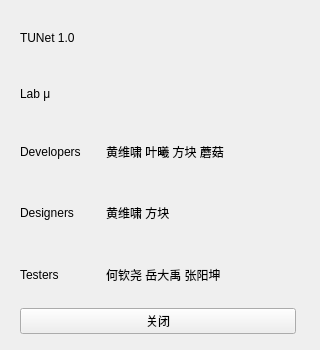
<?xml version="1.0" encoding="UTF-8"?>
<ui version="4.0">
 <class>AboutUi</class>
 <widget class="QWidget" name="AboutUi">
  <property name="geometry">
   <rect>
    <x>0</x>
    <y>0</y>
    <width>320</width>
    <height>350</height>
   </rect>
  </property>
  <property name="minimumSize">
   <size>
    <width>320</width>
    <height>350</height>
   </size>
  </property>
  <property name="maximumSize">
   <size>
    <width>320</width>
    <height>350</height>
   </size>
  </property>
  <property name="windowTitle">
   <string>About</string>
  </property>
  <property name="styleSheet">
   <string notr="true"/>
  </property>
  <widget class="QWidget" name="background" native="true">
   <property name="geometry">
    <rect>
     <x>0</x>
     <y>0</y>
     <width>320</width>
     <height>350</height>
    </rect>
   </property>
   <widget class="QWidget" name="layoutWidget">
    <property name="geometry">
     <rect>
      <x>20</x>
      <y>13</y>
      <width>276</width>
      <height>321</height>
     </rect>
    </property>
    <layout class="QVBoxLayout" name="verticalLayout_4">
     <item>
      <layout class="QHBoxLayout" name="horizontalLayout">
       <item>
        <layout class="QVBoxLayout" name="verticalLayout_3">
         <item>
          <widget class="QLabel" name="tunet">
           <property name="text">
            <string>TUNet 1.0</string>
           </property>
          </widget>
         </item>
         <item>
          <widget class="QLabel" name="labmu">
           <property name="text">
            <string>Lab μ</string>
           </property>
          </widget>
         </item>
        </layout>
       </item>
       <item>
        <widget class="QWidget" name="logo" native="true">
         <property name="sizePolicy">
          <sizepolicy hsizetype="Preferred" vsizetype="Preferred">
           <horstretch>0</horstretch>
           <verstretch>0</verstretch>
          </sizepolicy>
         </property>
         <property name="minimumSize">
          <size>
           <width>110</width>
           <height>105</height>
          </size>
         </property>
         <property name="maximumSize">
          <size>
           <width>110</width>
           <height>105</height>
          </size>
         </property>
        </widget>
       </item>
      </layout>
     </item>
     <item>
      <layout class="QHBoxLayout" name="horizontalLayout_2">
       <item>
        <layout class="QVBoxLayout" name="verticalLayout">
         <item>
          <widget class="QLabel" name="developers">
           <property name="minimumSize">
            <size>
             <width>80</width>
             <height>0</height>
            </size>
           </property>
           <property name="maximumSize">
            <size>
             <width>80</width>
             <height>16777215</height>
            </size>
           </property>
           <property name="text">
            <string>Developers</string>
           </property>
          </widget>
         </item>
         <item>
          <widget class="QLabel" name="designers">
           <property name="minimumSize">
            <size>
             <width>80</width>
             <height>0</height>
            </size>
           </property>
           <property name="maximumSize">
            <size>
             <width>80</width>
             <height>16777215</height>
            </size>
           </property>
           <property name="text">
            <string>Designers</string>
           </property>
          </widget>
         </item>
         <item>
          <widget class="QLabel" name="testers">
           <property name="minimumSize">
            <size>
             <width>80</width>
             <height>0</height>
            </size>
           </property>
           <property name="maximumSize">
            <size>
             <width>80</width>
             <height>16777215</height>
            </size>
           </property>
           <property name="text">
            <string>Testers</string>
           </property>
          </widget>
         </item>
        </layout>
       </item>
       <item>
        <layout class="QVBoxLayout" name="verticalLayout_2">
         <item>
          <widget class="QLabel" name="developersnames">
           <property name="contextMenuPolicy">
            <enum>Qt::DefaultContextMenu</enum>
           </property>
           <property name="acceptDrops">
            <bool>false</bool>
           </property>
           <property name="layoutDirection">
            <enum>Qt::LeftToRight</enum>
           </property>
           <property name="autoFillBackground">
            <bool>false</bool>
           </property>
           <property name="lineWidth">
            <number>1</number>
           </property>
           <property name="text">
            <string>黄维啸 叶曦 方块 蘑菇</string>
           </property>
          </widget>
         </item>
         <item>
          <widget class="QLabel" name="designersnames">
           <property name="contextMenuPolicy">
            <enum>Qt::DefaultContextMenu</enum>
           </property>
           <property name="acceptDrops">
            <bool>false</bool>
           </property>
           <property name="layoutDirection">
            <enum>Qt::LeftToRight</enum>
           </property>
           <property name="autoFillBackground">
            <bool>false</bool>
           </property>
           <property name="lineWidth">
            <number>1</number>
           </property>
           <property name="text">
            <string>黄维啸 方块</string>
           </property>
          </widget>
         </item>
         <item>
          <widget class="QLabel" name="testersnames">
           <property name="contextMenuPolicy">
            <enum>Qt::DefaultContextMenu</enum>
           </property>
           <property name="acceptDrops">
            <bool>false</bool>
           </property>
           <property name="layoutDirection">
            <enum>Qt::LeftToRight</enum>
           </property>
           <property name="autoFillBackground">
            <bool>false</bool>
           </property>
           <property name="lineWidth">
            <number>1</number>
           </property>
           <property name="text">
            <string>何钦尧 岳大禹 张阳坤</string>
           </property>
          </widget>
         </item>
        </layout>
       </item>
      </layout>
     </item>
     <item>
      <widget class="QPushButton" name="closeButton">
       <property name="minimumSize">
        <size>
         <width>0</width>
         <height>0</height>
        </size>
       </property>
       <property name="maximumSize">
        <size>
         <width>16777215</width>
         <height>16777215</height>
        </size>
       </property>
       <property name="text">
        <string>关闭</string>
       </property>
      </widget>
     </item>
    </layout>
   </widget>
  </widget>
 </widget>
 <resources/>
 <connections/>
</ui>
